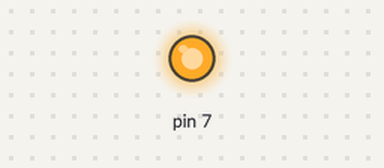
Recording of a sketch running on a simulated Arduino Uno, built with avr-gcc and run on an emulated ATmega328P. On the bench: output pins drawn as LEDs (lit = HIGH).

Above: at 0.5 s.
At 2.0 s:
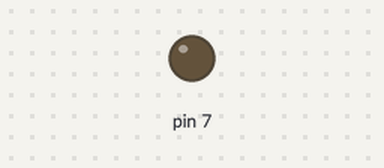
Timing chart, 0 to 10.4 s (numbered marks = the images above):
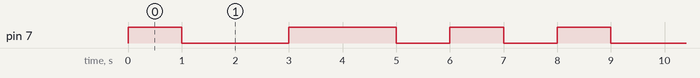

Measured:
- by itself, pin 7: repeats every 8.0 s: LOW 2.0 s, HIGH 2.0 s, 2 × (LOW 1.0 s, HIGH 1.0 s)
- by itself, everything shown: repeats every 8.0 s, in 6 steps

The sketch:

beeper.ino
```cpp
void setup() {
  // put your setup code here, to run once:
  pinMode(7, OUTPUT);
}

void loop() {
  // put your main code here, to run repeatedly:
  digitalWrite(7, HIGH);
  digitalWrite(6, LOW);
  digitalWrite(5, LOW);
  delay(1000);
  digitalWrite(7, LOW);
  digitalWrite(6, HIGH);
  digitalWrite(5, LOW);
  delay(1000);
  digitalWrite(7, LOW);
  digitalWrite(6, LOW);
  digitalWrite(5, HIGH);
  delay(1000);
  digitalWrite(7, HIGH);
  digitalWrite(6, HIGH);
  digitalWrite(5, LOW);
  delay(1000);
  digitalWrite(7, HIGH);
  digitalWrite(6, LOW);
  digitalWrite(5, HIGH);
  delay(1000);
  digitalWrite(7, LOW);
  digitalWrite(6, HIGH);
  digitalWrite(5, HIGH);
  delay(1000);
  digitalWrite(7, HIGH);
  digitalWrite(6, HIGH);
  digitalWrite(5, HIGH);
  delay(1000);
  digitalWrite(7, LOW);
  digitalWrite(6, LOW);
  digitalWrite(5, LOW);
  delay(1000);
}
```
